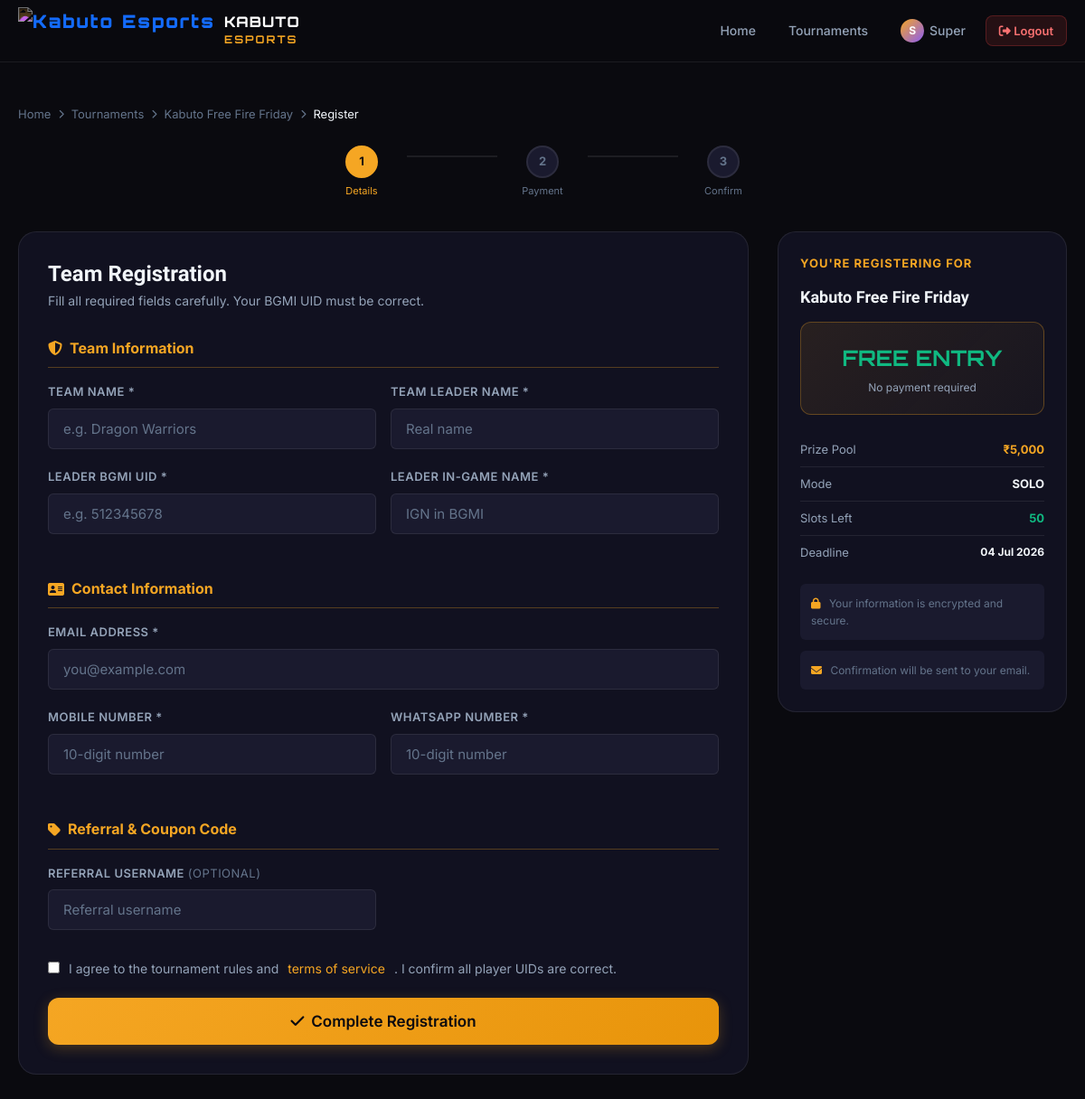
Screenshot of /register/2 (signed in) with the database file from the repository.
### tables this page shows
CREATE TABLE `tournaments` (
  `id` INT UNSIGNED NOT NULL AUTO_INCREMENT,
  `name` VARCHAR(200) NOT NULL,
  `slug` VARCHAR(220) NOT NULL UNIQUE,
  `description` TEXT DEFAULT NULL,
  `rules` LONGTEXT DEFAULT NULL,
  `schedule` TEXT DEFAULT NULL,
  `banner` VARCHAR(500) DEFAULT NULL,
  `game` VARCHAR(100) NOT NULL DEFAULT 'BGMI',
  `mode` ENUM('solo', 'duo', 'squad') NOT NULL DEFAULT 'squad',
  `entry_fee` DECIMAL(10,2) NOT NULL DEFAULT 0.00,
  `prize_pool` DECIMAL(12,2) NOT NULL DEFAULT 0.00,
  `prize_distribution` TEXT DEFAULT NULL,
  `total_slots` INT UNSIGNED NOT NULL DEFAULT 100,
  `registered_slots` INT UNSIGNED NOT NULL DEFAULT 0,
  `registration_deadline` DATETIME NOT NULL,
  `tournament_start` DATETIME DEFAULT NULL,
  `status` ENUM('upcoming', 'active', 'ongoing', 'completed', 'cancelled') NOT NULL DEFAULT 'upcoming',
  `registration_open` TINYINT(1) NOT NULL DEFAULT 1,
  `contact_info` VARCHAR(500) DEFAULT NULL,
  `discord_link` VARCHAR(500) DEFAULT NULL,
  `created_by` INT UNSIGNED DEFAULT NULL,
  `created_at` DATETIME NOT NULL DEFAULT CURRENT_TIMESTAMP,
  `updated_at` DATETIME NOT NULL DEFAULT CURRENT_TIMESTAMP ON UPDATE CURRENT_TIMESTAMP,
  PRIMARY KEY (`id`),
  UNIQUE INDEX `idx_slug` (`slug`),
  INDEX `idx_status` (`status`),
  INDEX `idx_mode` (`mode`),
  INDEX `idx_deadline` (`registration_deadline`),
  INDEX `idx_entry_fee` (`entry_fee`),
  FOREIGN KEY (`created_by`) REFERENCES `admins`(`id`) ON DELETE SET NULL
);

### includes/Security.php (called while the page is built, shortened)
<?php
class Security
{
    public static function sanitize(mixed $input): string
    {
        return htmlspecialchars(trim((string)$input), ENT_QUOTES | ENT_HTML5, 'UTF-8');
    }
    public static function sanitizeInt(mixed $input): int
    {
        return (int) filter_var($input, FILTER_SANITIZE_NUMBER_INT);
    }
}

### config/database.php (called while the page is built, shortened)
<?php
class Database
{
    private static ?PDO $instance = null;
    public static function getInstance(): PDO
    {
        if (self::$instance === null) {
            $dsn = sprintf(
                'mysql:host=%s;port=%s;dbname=%s;charset=%s',
                DB_HOST, DB_PORT, DB_NAME, DB_CHARSET
            );
            $options = [
                PDO::ATTR_ERRMODE            => PDO::ERRMODE_EXCEPTION,
                PDO::ATTR_DEFAULT_FETCH_MODE => PDO::FETCH_ASSOC,
                PDO::ATTR_EMULATE_PREPARES   => false,
                PDO::ATTR_PERSISTENT         => false,
                PDO::MYSQL_ATTR_INIT_COMMAND => "SET NAMES utf8mb4 COLLATE utf8mb4_unicode_ci",
            ];
            try {
                self::$instance = new PDO($dsn, DB_USER, DB_PASS, $options);
            } catch (PDOException $e) {
                if (APP_DEBUG) {
                    throw $e;
                }
                error_log('Database connection failed: ' . $e->getMessage());
                http_response_code(500);
                die(json_encode(['error' => 'Database connection error. Please try again later.']));
            }
        }
        return self::$instance;
    }
    public static function query(string $sql, array $params = []): PDOStatement
    {
        $pdo  = self::getInstance();
        $stmt = $pdo->prepare($sql);
        $stmt->execute($params);
        return $stmt;
    }
    public static function fetchOne(string $sql, array $params = []): ?array
    {
        $result = self::query($sql, $params)->fetch();
        return $result === false ? null : $result;
    }
}

### includes/functions.php (called while the page is built, shortened)
<?php
require_once __DIR__ . '/../config/database.php';
require_once __DIR__ . '/Security.php';
function getTournamentById(int $id): ?array {
    return Database::fetchOne(
        "SELECT * FROM tournaments WHERE id = ?",
        [$id]
    );
}
function formatCurrency(float $amount): string {
    return '₹' . number_format($amount, 0, '.', ',');
}

### includes/RegistrationHelper.php (called while the page is built, shortened)
<?php
require_once __DIR__ . '/../config/database.php';
class RegistrationHelper
{
    public static function getAvailableSlots(int $tournamentId): int
    {
        $t = Database::fetchOne(
            "SELECT total_slots, registered_slots FROM tournaments WHERE id = ?",
            [$tournamentId]
        );
        return max(0, (int)$t['total_slots'] - (int)$t['registered_slots']);
    }
}

### public/register.php (the view, shortened to what this page needs)
<?php
require_once __DIR__ . '/includes/functions.php';
require_once __DIR__ . '/includes/RegistrationHelper.php';
$id = Security::sanitizeInt($_GET['id'] ?? 0);
$tournament = getTournamentById($id);
$avail  = RegistrationHelper::getAvailableSlots($id);
$isFree = (float)$tournament['entry_fee'] == 0;
$errors  = [];
?>
<!DOCTYPE html>
<html lang="en">
<head>
<link rel="stylesheet" href="/assets/css/style.css">
<link rel="stylesheet" href="https://cdnjs.cloudflare.com/ajax/libs/font-awesome/6.5.1/css/all.min.css">
</head>
<body>
<?php require_once __DIR__ . '/includes/navbar.php'; ?>
<div style="padding-top:68px"></div>
<section class="section-sm">
  <div class="container">
    <div class="breadcrumb" style="margin-bottom:24px">
      <a href="/">Home</a> <i class="fas fa-chevron-right" style="font-size:10px"></i>
      <a href="/tournaments">Tournaments</a> <i class="fas fa-chevron-right" style="font-size:10px"></i>
      <a href="/tournament/<?= Security::sanitize($tournament['slug']) ?>"><?= Security::sanitize($tournament['name']) ?></a> <i class="fas fa-chevron-right" style="font-size:10px"></i>
      <span>Register</span>
    </div>
    <div class="stepper" style="max-width:500px;margin:0 auto 36px">
      <div class="step active"><div class="step-circle">1</div><div class="step-label">Details</div></div>
      <div class="step-line"></div>
      <div class="step"><div class="step-circle">2</div><div class="step-label">Payment</div></div>
      <div class="step-line"></div>
      <div class="step"><div class="step-circle">3</div><div class="step-label">Confirm</div></div>
    </div>
    <div class="reg-layout">
      <div class="reg-form-card">
        <h2 style="margin-bottom:4px">Team Registration</h2>
        <p style="color:var(--text-muted);font-size:14px;margin-bottom:28px">Fill all required fields carefully. Your BGMI UID must be correct.</p>
        <form method="POST" id="regForm" novalidate>
          <div class="form-section-title"><i class="fas fa-shield-alt"></i> Team Information</div>
          <div class="form-row">
            <div class="form-group">
              <label class="form-label" for="team_name">Team Name *</label>
              <input type="text" class="form-control <?= isset($errors['team_name'])?'is-invalid':'' ?>" id="team_name" name="team_name" value="<?= Security::sanitize($_POST['team_name'] ?? '') ?>" placeholder="e.g. Dragon Warriors" required>
            </div>
            <div class="form-group">
              <label class="form-label" for="leader_name">Team Leader Name *</label>
              <input type="text" class="form-control <?= isset($errors['leader_name'])?'is-invalid':'' ?>" id="leader_name" name="leader_name" value="<?= Security::sanitize($_POST['leader_name'] ?? '') ?>" placeholder="Real name" required>
            </div>
          </div>
          <div class="form-row">
            <div class="form-group">
              <label class="form-label" for="leader_uid">Leader BGMI UID *</label>
              <input type="text" class="form-control <?= isset($errors['leader_uid'])?'is-invalid':'' ?>" id="leader_uid" name="leader_uid" value="<?= Security::sanitize($_POST['leader_uid'] ?? '') ?>" placeholder="e.g. 512345678" required>
            </div>
            <div class="form-group">
              <label class="form-label" for="leader_ign">Leader In-Game Name *</label>
              <input type="text" class="form-control <?= isset($errors['leader_ign'])?'is-invalid':'' ?>" id="leader_ign" name="leader_ign" value="<?= Security::sanitize($_POST['leader_ign'] ?? '') ?>" placeholder="IGN in BGMI" required>
            </div>
          </div>
          <div class="form-section-title"><i class="fas fa-address-card"></i> Contact Information</div>
          <div class="form-group">
            <label class="form-label" for="email">Email Address *</label>
            <input type="email" class="form-control <?= isset($errors['email'])?'is-invalid':'' ?>" id="email" name="email" value="<?= Security::sanitize($_POST['email'] ?? '') ?>" placeholder="you@example.com" required>
          </div>
          <div class="form-row">
            <div class="form-group">
              <label class="form-label" for="mobile">Mobile Number *</label>
              <input type="tel" class="form-control <?= isset($errors['mobile'])?'is-invalid':'' ?>" id="mobile" name="mobile" value="<?= Security::sanitize($_POST['mobile'] ?? '') ?>" placeholder="10-digit number" required maxlength="10">
            </div>
            <div class="form-group">
              <label class="form-label" for="whatsapp">WhatsApp Number *</label>
              <input type="tel" class="form-control <?= isset($errors['whatsapp'])?'is-invalid':'' ?>" id="whatsapp" name="whatsapp" value="<?= Security::sanitize($_POST['whatsapp'] ?? '') ?>" placeholder="10-digit number" required maxlength="10">
            </div>
          </div>
          <div class="form-section-title"><i class="fas fa-tag"></i> Referral & Coupon Code</div>
          <div class="form-row">
            <div class="form-group">
              <label class="form-label">Referral Username <span style="color:var(--text-dim);font-weight:400">(optional)</span></label>
              <input type="text" class="form-control" name="referral_name"
                     value="<?= Security::sanitize($_POST['referral_name'] ?? '') ?>"
                     placeholder="Referral username">
            </div>
          </div>
          <div class="form-group" style="margin-top:12px">
            <label style="display:flex;align-items:flex-start;gap:10px;cursor:pointer;color:var(--text-muted);font-size:14px">
              <input type="checkbox" id="terms" required style="margin-top:3px;accent-color:var(--primary)">
              I agree to the tournament rules and <a href="#" style="color:var(--primary)">terms of service</a>. I confirm all player UIDs are correct.
            </label>
          </div>
          <button type="submit" class="btn btn-primary btn-block btn-lg" id="submitBtn">
            <i class="fas fa-<?= $isFree ? 'check' : 'credit-card' ?>"></i>
            <?= $isFree ? 'Complete Registration' : 'Proceed to Payment' ?>
          </button>
        </form>
      </div>
      <div class="tournament-info-card">
        <div style="font-size:13px;font-weight:700;color:var(--primary);text-transform:uppercase;letter-spacing:1px;margin-bottom:16px">You're Registering For</div>
        <h3 style="margin-bottom:16px;font-size:18px"><?= Security::sanitize($tournament['name']) ?></h3>
        <?php if (!$isFree): ?>
        <div class="fee-box">
          <div style="font-size:12px;color:var(--text-muted);margin-bottom:4px">Entry Fee</div>
          <div class="fee-amount"><?= formatCurrency((float)$tournament['entry_fee']) ?></div>
          <div style="font-size:12px;color:var(--text-muted);margin-top:4px">Secure payment via PayU</div>
        </div>
        <?php else: ?>
        <div class="fee-box">
          <div class="fee-amount" style="font-size:24px;color:var(--success)">FREE ENTRY</div>
          <div style="font-size:12px;color:var(--text-muted);margin-top:4px">No payment required</div>
        </div>
        <?php endif; ?>
        <div style="font-size:13px;color:var(--text-muted)">
          <div style="display:flex;justify-content:space-between;padding:8px 0;border-bottom:1px solid var(--border)"><span>Prize Pool</span><strong style="color:var(--primary)"><?= formatCurrency((float)$tournament['prize_pool']) ?></strong></div>
          <div style="display:flex;justify-content:space-between;padding:8px 0;border-bottom:1px solid var(--border)"><span>Mode</span><strong style="color:var(--text-primary)"><?= strtoupper($tournament['mode']) ?></strong></div>
          <div style="display:flex;justify-content:space-between;padding:8px 0;border-bottom:1px solid var(--border)"><span>Slots Left</span><strong style="color:<?= $avail <= 10 ? 'var(--danger)' : 'var(--success)' ?>"><?= $avail ?></strong></div>
          <div style="display:flex;justify-content:space-between;padding:8px 0"><span>Deadline</span><strong style="color:var(--text-primary);font-size:12px"><?= date('d M Y', strtotime($tournament['registration_deadline'])) ?></strong></div>
        </div>
        <div style="margin-top:16px;padding:12px;background:var(--bg-surface);border-radius:var(--radius-sm);font-size:12px;color:var(--text-dim)">
          <i class="fas fa-lock" style="color:var(--primary);margin-right:6px"></i>
          Your information is encrypted and secure.
        </div>
        <div style="margin-top:12px;padding:12px;background:var(--bg-surface);border-radius:var(--radius-sm);font-size:12px;color:var(--text-dim)">
          <i class="fas fa-envelope" style="color:var(--primary);margin-right:6px"></i>
          Confirmation will be sent to your email.
        </div>
      </div>
    </div>
  </div>
</section>
</body>
</html>

### rows the page displays
tournaments: name "Kabuto Free Fire Friday", prize_pool "₹5,000", mode "SOLO", total_slots "50", registration_deadline "04 Jul 2026"

### other values shown
substr($_userName, 0, 1) "S"
explode(' ', $_userName)[0] "Super"
